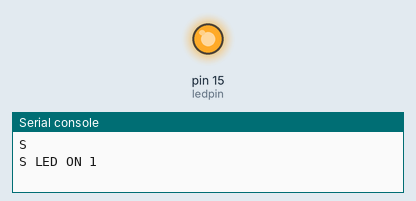
A program run on a simulated MicroPython board. On the bench: output pins drawn as LEDs (lit = HIGH), the last lines printed to the serial console.

Above: at 5.2 s.
At 20.2 s:
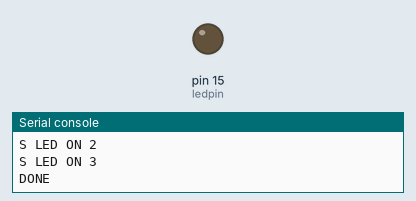
Timing chart, 0 to 31.7 s (numbered marks = the images above):
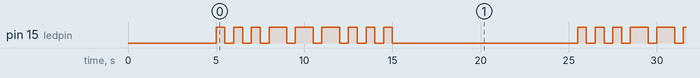

Measured:
- by itself, pin 15 (ledpin): repeats every 20.5 s: 2 × (LOW 0.50 s, HIGH 0.50 s), 3 × (LOW 0.50 s, HIGH 1.0 s), 3 × (LOW 0.50 s, HIGH 0.50 s), LOW 10.5 s, HIGH 0.50 s
- by itself, everything shown: repeats every 20.5 s, in 18 steps

The program:

3_led_sos.py
```python
## import module connecting to raspi
from machine import Pin
from time import sleep

## define var for connecting to specific item or pin number on raspi
ledpin = Pin(15, Pin.OUT)

## led starts out at off position
ledpin.off()
sleep(5)
sos = "SOS"

while True:

    for c in sos:

    ## for S led switches on for 0.5 secs and then switches off for 0.5 secs
    ## for O led switches on for 1 sec and then switches off for 0.5 secs


        print(c)
        if c == 'S':

            print("S LED ON 1")
            ledpin.on()
            sleep(0.5)
            ledpin.off()
            sleep(0.5)
            print("S LED ON 2")
            ledpin.on()
            sleep(0.5)
            ledpin.off()
            sleep(0.5)
            print("S LED ON 3")
            ledpin.on()
            sleep(0.5)
            ledpin.off()
            sleep(0.5)

        else:

            print("O LED ON 1")
            ledpin.on()
            sleep(1)
            ledpin.off()
            sleep(0.5)
            print("O LED ON 2")
            ledpin.on()
            sleep(1)
            ledpin.off()
            sleep(0.5)
            print("O LED ON 3")
            ledpin.on()
            sleep(1)
            ledpin.off()
            sleep(0.5)

    print("DONE")
    sleep(10)
```
